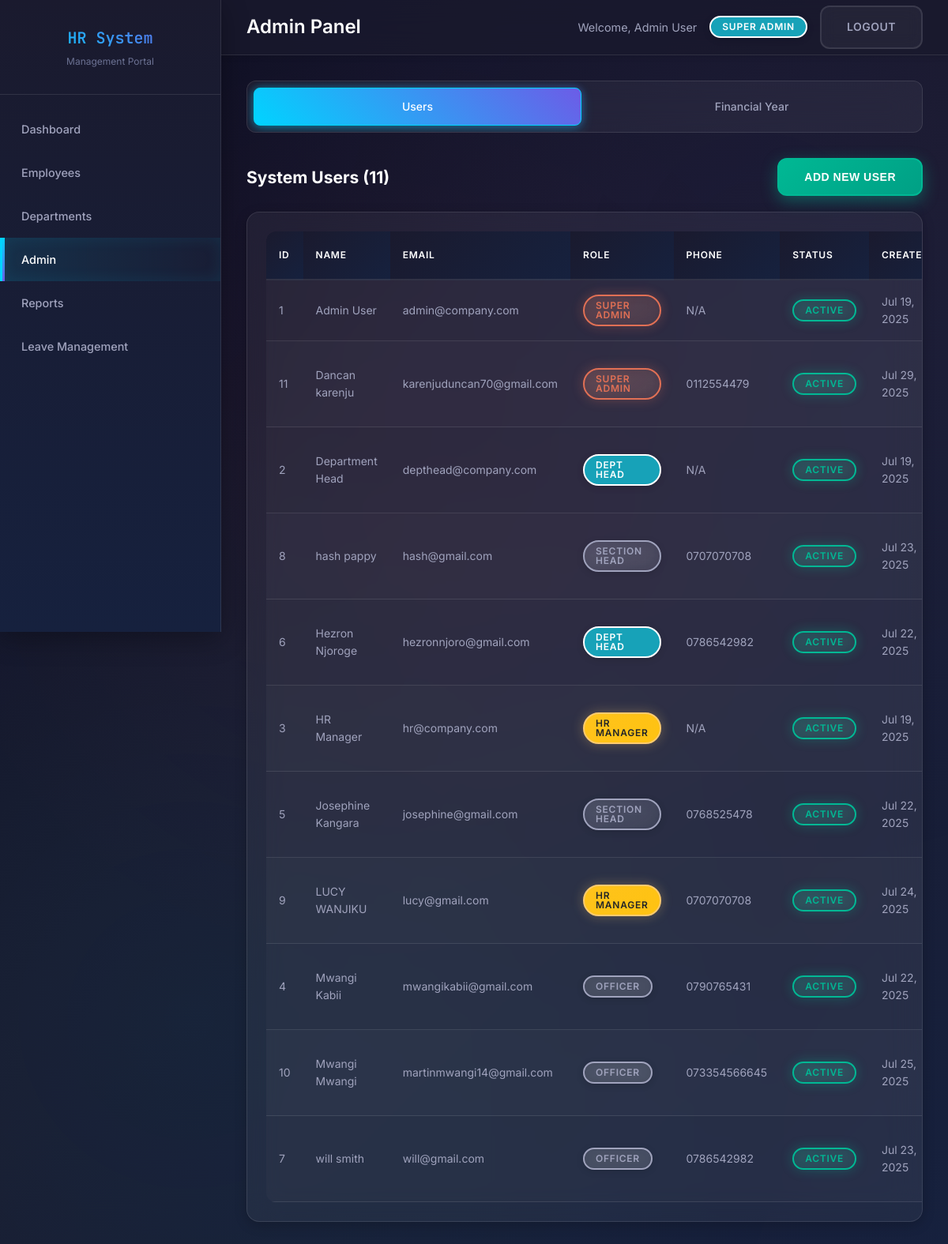
/admin.php (signed in), run on the app's committed database.
### tables this page shows
CREATE TABLE `users` (
  `id` int(50) NOT NULL,
  `email` varchar(255) DEFAULT NULL,
  `first_name` varchar(100) DEFAULT NULL,
  `last_name` varchar(100) DEFAULT NULL,
  `gender` varchar(10) NOT NULL,
  `password` varchar(255) DEFAULT NULL,
  `role` enum('bod_chairman','super_admin','hr_manager','dept_head','section_head','manager','officer','managing_director') DEFAULT 'officer',
  `phone` varchar(20) DEFAULT NULL,
  `address` text DEFAULT NULL,
  `profile_image_url` varchar(500) DEFAULT NULL,
  `created_at` timestamp NOT NULL DEFAULT current_timestamp(),
  `updated_at` timestamp NOT NULL DEFAULT current_timestamp() ON UPDATE current_timestamp(),
  `employee_id` varchar(11) DEFAULT NULL
);

### admin.php (the view, shortened to what this page needs)
<?php
$tab = isset($_GET['tab']) ? sanitizeInput($_GET['tab']) : 'users';
$user = [
    'first_name' => isset($_SESSION['user_name']) ? explode(' ', $_SESSION['user_name'])[0] : 'User',
    'last_name' => isset($_SESSION['user_name']) ? (explode(' ', $_SESSION['user_name'])[1] ?? '') : '',
    'role' => $_SESSION['user_role'] ?? 'guest',
    'id' => $_SESSION['user_id']
];
function hasPermission($requiredRole) {
    $userRole = $_SESSION['user_role'] ?? 'guest';
    $roles = [
        'managing_director' => 6,
        'super_admin' => 5,
        'hr_manager' => 4,
        'dept_head' => 3,
        'section_head' => 2,
        'manager' => 1,
        'employee' => 0
    ];
    $userLevel = $roles[$userRole] ?? 0;
    $requiredLevel = $roles[$requiredRole] ?? 0;
    return $userLevel >= $requiredLevel;
}
function formatDate($date) {
    return date('M d, Y', strtotime($date));
}
$mysqli = getConnection();
$result = $mysqli->query("SELECT * FROM users ORDER BY first_name, last_name");
$users = $result ? $result->fetch_all(MYSQLI_ASSOC) : [];
function getRoleBadge($role) {
    switch($role) {
        case 'super_admin': return 'badge-danger';
        case 'hr_manager': return 'badge-warning';
        case 'dept_head': return 'badge-info';
        case 'section_head': return 'badge-secondary';
        default: return 'badge-light';
    }
}
?>
<!DOCTYPE html>
<html lang="en">
<head>
    <link rel="stylesheet" href="style.css">
</head>
<body>
    <div class="container">
        <div class="sidebar">
            <div class="sidebar-brand">
                <h1>HR System</h1>
                <p>Management Portal</p>
            </div>
            <nav class="nav">
                <ul>
                    <li><a href="dashboard.php">Dashboard</a></li>
                    <li><a href="employees.php">Employees</a></li>
                    <?php if (hasPermission('hr_manager')): ?>
                    <li><a href="departments.php">Departments</a></li>
                    <?php endif; ?>
                    <?php if (hasPermission('super_admin') || hasPermission('hr_manager')): ?>
                    <li><a href="admin.php" class="active">Admin</a></li>
                    <?php endif; ?>
                    <?php if (hasPermission('hr_manager')): ?>
                    <li><a href="reports.php">Reports</a></li>
                    <?php endif; ?>
                    <?php if (hasPermission('hr_manager') || hasPermission('super_admin') || hasPermission('dept_head')): ?>
                    <li><a href="leave_management.php">Leave Management</a></li>
                    <?php endif; ?>
                </ul>
            </nav>
        </div>
        <div class="main-content">
            <div class="header">
                <h1>Admin Panel</h1>
                <div class="user-info">
                    <span>Welcome, <?php echo htmlspecialchars($user['first_name'] . ' ' . $user['last_name']); ?></span>
                    <span class="badge badge-info"><?php echo ucwords(str_replace('_', ' ', $user['role'])); ?></span>
                    <a href="logout.php" class="btn btn-secondary">Logout</a>
                </div>
            </div>
            <div class="content">
                <div class="leave-tabs">
                    <?php if (in_array($user['role'], ['super_admin'])): ?>
                    <a href="admin.php?tab=users" class="leave-tab <?php echo $tab === 'users' ? 'active' : ''; ?>">Users</a>
                    <?php endif; ?>
                    <a href="admin.php?tab=financial" class="leave-tab <?php echo $tab === 'financial' ? 'active' : ''; ?>">Financial Year</a>
                                </div>
                <?php if ($tab === 'users'): ?>
                <div style="display: flex; justify-content: space-between; align-items: center; margin-bottom: 20px;">
                    <h2>System Users (<?php echo count($users); ?>)</h2>
                    <button onclick="showAddUserModal()" class="btn btn-success">Add New User</button>
                </div>
                <div class="table-container">
                    <table class="table">
                        <thead>
                            <tr>
                                <th>ID</th>
                                <th>Name</th>
                                <th>Email</th>
                                <th>Role</th>
                                <th>Phone</th>
                                <th>Status</th>
                                <th>Created</th>
                            </tr>
                        </thead>
                        <tbody>
                            <?php if (empty($users)): ?>
                                <tr>
                                    <td colspan="8" class="text-center">No users found</td>
                                </tr>
                            <?php else: ?>
                                <?php foreach ($users as $user_row): ?>
                                <tr>
                                    <td><?php echo $user_row['id']; ?></td>
                                    <td><?php echo htmlspecialchars($user_row['first_name'] . ' ' . $user_row['last_name']); ?></td>
                                    <td><?php echo htmlspecialchars($user_row['email']); ?></td>
                                    <td>
                                        <span class="badge <?php echo getRoleBadge($user_row['role']); ?>">
                                            <?php echo ucwords(str_replace('_', ' ', $user_row['role'])); ?>
                                        </span>
                                    </td>
                                    <td><?php echo htmlspecialchars($user_row['phone'] ?? 'N/A'); ?></td>
                                    <td>
                                        <span class="badge badge-success">Active</span>
                                    </td>
                                    <td><?php echo formatDate($user_row['created_at']); ?></td>
                                </tr>
                                <?php endforeach; ?>
                            <?php endif; ?>
                        </tbody>
                    </table>
                </div>
                <?php endif; ?>
            </div>
        </div>
    </div>
</body>
</html>

### data on the page
users: first_name+last_name "Admin User", role "SUPER ADMIN", id "1", email "admin@company.com", phone "N/A", created_at "Jul 19, 2025"
users: id "11", first_name+last_name "Dancan karenju", email "karenjuduncan70@gmail.com", role "SUPER ADMIN", phone "0112554479", created_at "Jul 29, 2025"
users: id "2", first_name+last_name "Department Head", email "depthead@company.com", role "DEPT HEAD", phone "N/A", created_at "Jul 19, 2025"
users: id "8", first_name+last_name "hash pappy", email "hash@gmail.com", role "SECTION HEAD", phone "0707070708", created_at "Jul 23, 2025"
users: id "6", first_name+last_name "Hezron Njoroge", email "hezronnjoro@gmail.com", role "DEPT HEAD", phone "0786542982", created_at "Jul 22, 2025"
users: id "3", first_name+last_name "HR Manager", email "hr@company.com", role "HR MANAGER", phone "N/A", created_at "Jul 19, 2025"
users: id "5", first_name+last_name "Josephine Kangara", email "josephine@gmail.com", role "SECTION HEAD", phone "0768525478", created_at "Jul 22, 2025"
users: id "9", first_name+last_name "LUCY WANJIKU", email "lucy@gmail.com", role "HR MANAGER", phone "0707070708", created_at "Jul 24, 2025"
users: id "4", first_name+last_name "Mwangi Kabii", email "mwangikabii@gmail.com", role "OFFICER", phone "0790765431", created_at "Jul 22, 2025"
users: id "10", first_name+last_name "Mwangi Mwangi", email "martinmwangi14@gmail.com", role "OFFICER", phone "073354566645", created_at "Jul 25, 2025"
users: id "7", first_name+last_name "will smith", email "will@gmail.com", role "OFFICER", phone "0786542982", created_at "Jul 23, 2025"

### other printed values
count($users) "11"
